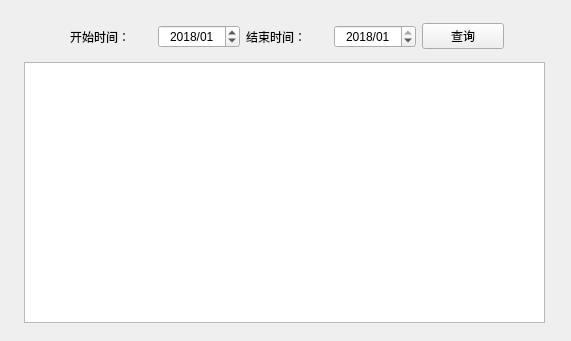
<?xml version="1.0" encoding="UTF-8"?>
<ui version="4.0">
 <class>QuerySalary</class>
 <widget class="QWidget" name="QuerySalary">
  <property name="windowModality">
   <enum>Qt::NonModal</enum>
  </property>
  <property name="geometry">
   <rect>
    <x>0</x>
    <y>0</y>
    <width>571</width>
    <height>341</height>
   </rect>
  </property>
  <property name="windowTitle">
   <string>工资查询</string>
  </property>
  <property name="autoFillBackground">
   <bool>false</bool>
  </property>
  <property name="locale">
   <locale language="English" country="UnitedStates"/>
  </property>
  <widget class="QTableView" name="table">
   <property name="geometry">
    <rect>
     <x>24</x>
     <y>62</y>
     <width>521</width>
     <height>261</height>
    </rect>
   </property>
   <property name="editTriggers">
    <set>QAbstractItemView::NoEditTriggers</set>
   </property>
   <property name="sortingEnabled">
    <bool>true</bool>
   </property>
  </widget>
  <widget class="QWidget" name="">
   <property name="geometry">
    <rect>
     <x>70</x>
     <y>20</y>
     <width>434</width>
     <height>33</height>
    </rect>
   </property>
   <layout class="QHBoxLayout" name="horizontalLayout">
    <item>
     <widget class="QLabel" name="start">
      <property name="text">
       <string>开始时间：</string>
      </property>
     </widget>
    </item>
    <item>
     <widget class="QDateEdit" name="start_edit">
      <property name="alignment">
       <set>Qt::AlignCenter</set>
      </property>
      <property name="dateTime">
       <datetime>
        <hour>0</hour>
        <minute>0</minute>
        <second>0</second>
        <year>2018</year>
        <month>1</month>
        <day>1</day>
       </datetime>
      </property>
      <property name="displayFormat">
       <string>yyyy/MM</string>
      </property>
      <property name="date">
       <date>
        <year>2018</year>
        <month>1</month>
        <day>1</day>
       </date>
      </property>
     </widget>
    </item>
    <item>
     <widget class="QLabel" name="end">
      <property name="text">
       <string>结束时间：</string>
      </property>
     </widget>
    </item>
    <item>
     <widget class="QDateEdit" name="end_edit">
      <property name="alignment">
       <set>Qt::AlignCenter</set>
      </property>
      <property name="buttonSymbols">
       <enum>QAbstractSpinBox::UpDownArrows</enum>
      </property>
      <property name="maximumDate">
       <date>
        <year>2018</year>
        <month>10</month>
        <day>31</day>
       </date>
      </property>
      <property name="displayFormat">
       <string>yyyy/MM</string>
      </property>
      <property name="calendarPopup">
       <bool>false</bool>
      </property>
      <property name="date">
       <date>
        <year>2018</year>
        <month>1</month>
        <day>1</day>
       </date>
      </property>
     </widget>
    </item>
    <item>
     <widget class="QPushButton" name="pushButton">
      <property name="text">
       <string>查询</string>
      </property>
     </widget>
    </item>
   </layout>
  </widget>
 </widget>
 <resources/>
 <connections>
  <connection>
   <sender>QuerySalary</sender>
   <signal>destroyed()</signal>
   <receiver>QuerySalary</receiver>
   <slot>deleteLater()</slot>
   <hints>
    <hint type="sourcelabel">
     <x>226</x>
     <y>144</y>
    </hint>
    <hint type="destinationlabel">
     <x>226</x>
     <y>144</y>
    </hint>
   </hints>
  </connection>
 </connections>
</ui>
